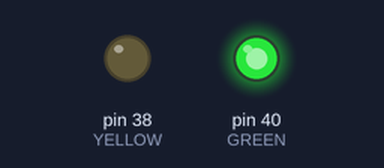
Simulated run of this program. Board: Raspberry Pi (header pin numbers). Shown: output pins drawn as LEDs (lit = HIGH). At 0.0 s the program stops and its outputs stay as they are.

Above: at 0.1 s.
Timing chart, 0 to 1.5 s (numbered marks = the images above):
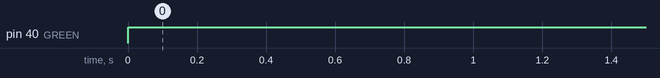

Measured:
- by itself, pin 40 (GREEN): LOW → HIGH at 0.00 s

The program:

blink.py
```python
import RPi.GPIO as GPIO
import time

GREEN = 40
YELLOW = 38

def blink(res):

	GPIO.setmode(GPIO.BOARD)
	GPIO.setup(GREEN,GPIO.OUT)
	GPIO.setup(YELLOW,GPIO.OUT)

	if res == "PASS":
		GPIO.output(GREEN,0)
		GPIO.output(YELLOW,1)
	else:
		GPIO.output(GREEN,1)
		GPIO.output(YELLOW,0)

def clearup():

	GPIO.cleanup()

if __name__ == '__main__':
	blink("PASS")
	blink("NOT PASS")
```
